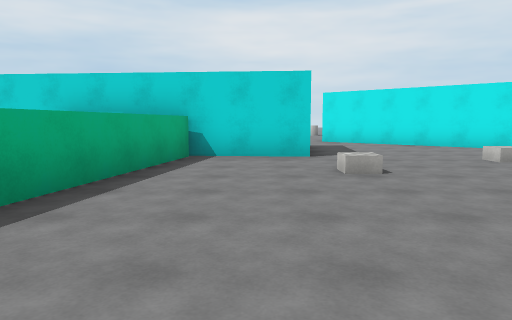
[1] (above)

12 first-person views from a walk through a Unity game level. The camera is 1.4 m above the floor, tilts 6° down and sees 70° across. The floor is counted in squares, 2 m on a side. Each view is taken from the middle of a square. On the plan, view 1 faces up. The plan holds only what a view shows up to about 11 squares ahead; the rest is blank. The place goes on beyond the plan. The player character is not drawn. Surface patterns are stand-ins for the level's own textures.

[2]
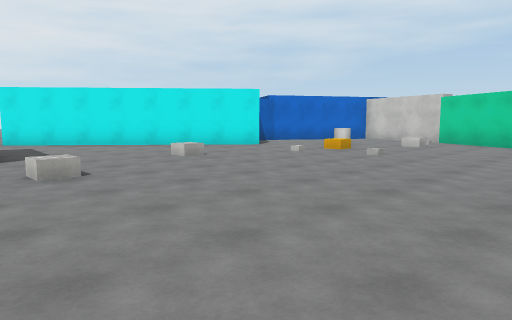

[3]
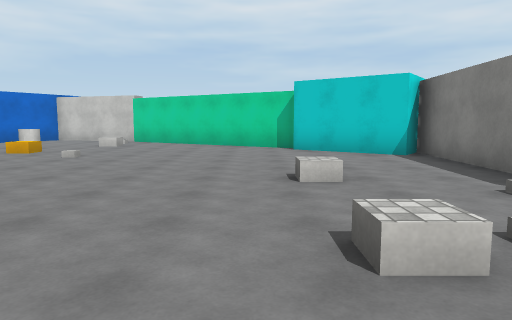

[4]
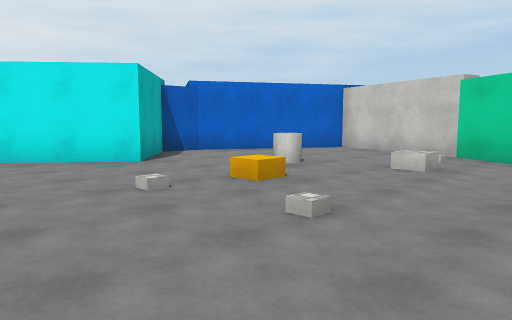

[5]
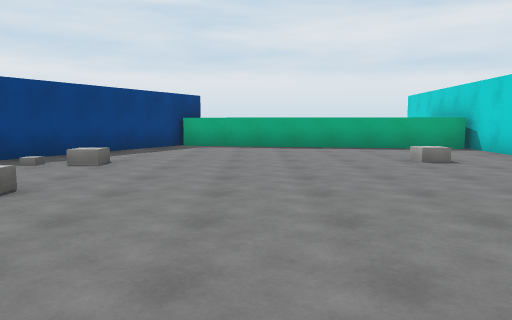

[6]
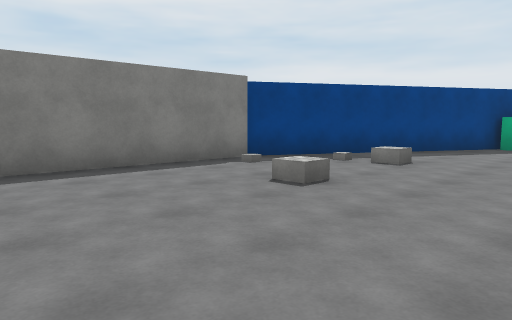

[7]
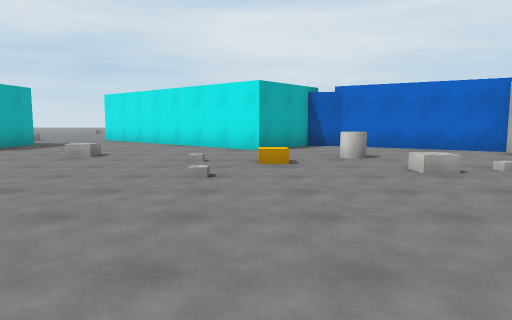

[8]
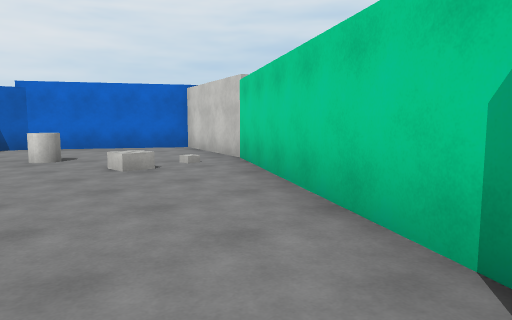

[9]
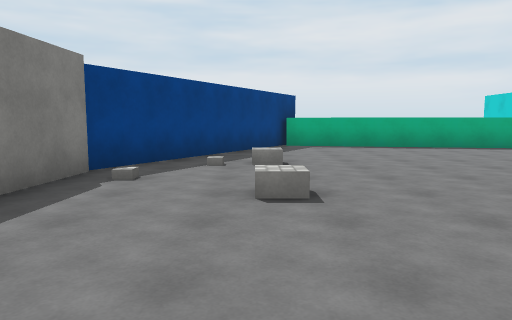

[10]
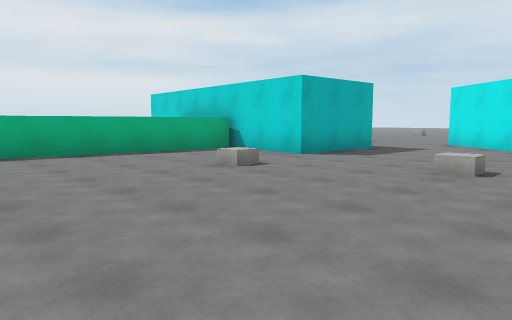

[11]
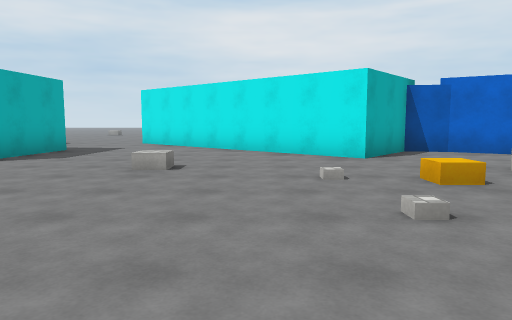

[12]
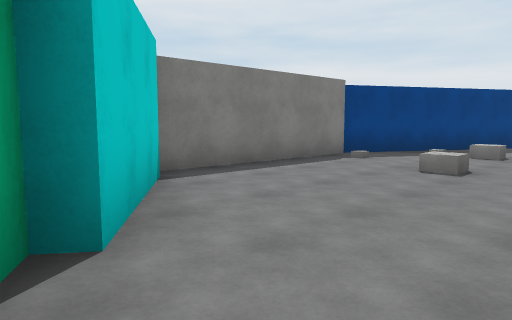

### Floor plan
Points are (right, up) in squares from view 1. A wall is a line through its corners. A room is listed if a view was taken in it or the views show most of it. See-through windows are left out.
Room 1 (views 1, 2, 3, 4, 5, 6, 7, 8, 9, 10, 11, 12)
walls: (1.3, 10.1) (1.1, 7.3) (-2.9, 7.6); (-1.3, 7.4) (-2.7, -0.1); (7.6, -3.1) (9.2, -0.9) (9.5, -1.2) (12.9, 4.3); (12.8, 4.1) (13.8, 7.4) (10.4, 9.4) (9.5, 9.6) (8.1, 7.9) (2.3, 12.9); (-3.3, 0) (2.6, -3.3) (8.3, -3.7)
ways out: opening at (2.5, 11.5)
objects: other object (1, 5); other object (2, -2); other object (2, -1); other object (4, -1); other object (4, 7); other object (7, 4); other object (7, 6); other object (10, 6); other object (11, 4); other object (12, 4)

Where each view was taken, in squares from view 1:
view 1: 0 up, 0 right, facing up
view 2: 0 up, 0 right, facing up-right
view 3: 0 up, 0 right, facing right
view 4: 2 up, 5 right, facing up-right
view 5: 2 up, 8 right, facing left
view 6: 2 up, 8 right, facing down-left
view 7: 1 down, 8 right, facing up
view 8: 1 down, 8 right, facing up-right
view 9: 1 down, 8 right, facing left
view 10: 1 up, 6 right, facing up-left
view 11: 1 up, 6 right, facing up
view 12: 1 up, 10 right, facing down-left
